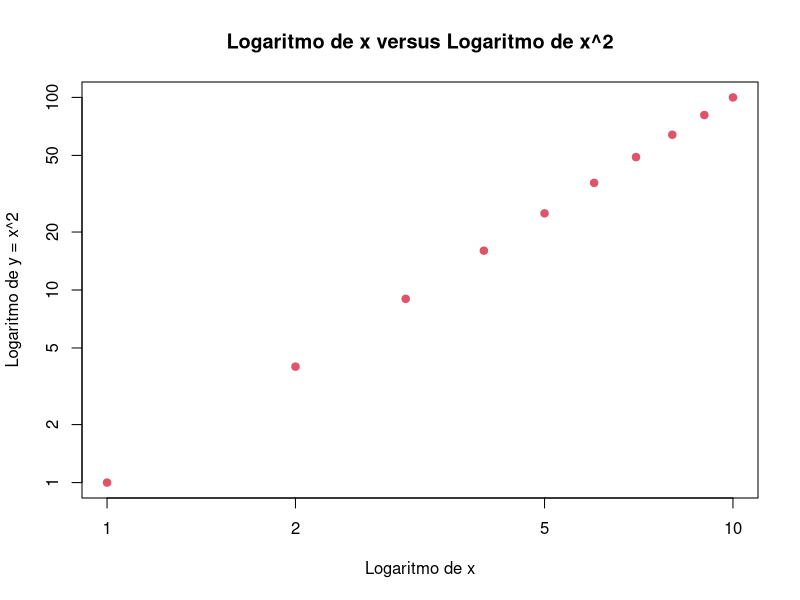
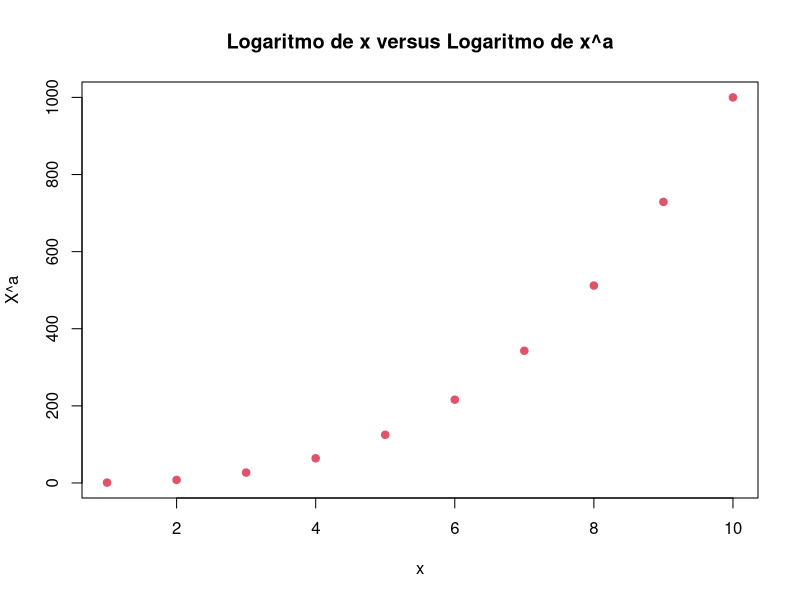

These charts were generated, in order, by the following R code:
## ---- chunk 1
knitr::opts_chunk$set(
	echo = TRUE,
	message = FALSE,
	warning = FALSE
)
## ---- chunk 2
Potencia = function() 
{
  2^3
}
print(Potencia())

## ---- chunk 3
Potencia2 = function(x, a)
{
  x^a
}
Potencia2(3, 3)

## ---- chunk 4
#Calculo de 10^3
Potencia2(10, 3)

#Calculo de 8^17
Potencia2(8, 17)

#Calculo de 131^3
Potencia2(131, 3)

## ---- chunk 5
Potencia3 = function(x, a) {
    result = x^a
    return(result)
}

## ---- chunk 6
x = 1:10
plot(x, Potencia3(x, 2), log = "xy", ylab = "Logaritmo de y = x^2", xlab = "Logaritmo de x", 
    main = "Logaritmo de x versus Logaritmo de x^2",pch=19,col=2)

## ---- chunk 7
PlotPotencia = function(x, a) {
    plot(x, Potencia3(x, a), ylab = "X^a", main = "Logaritmo de x versus Logaritmo de x^a",pch=19,col=2)
}
PlotPotencia(1:10, 3)
